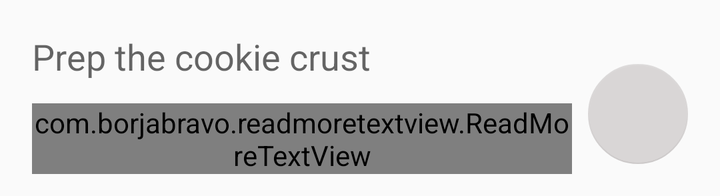
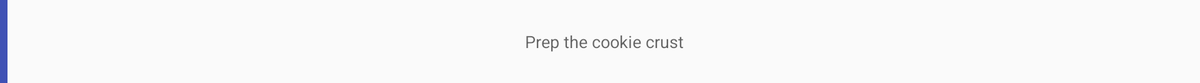

The same Android screen from two of the app's own layout files: first res/layout/ as a phone draws it, then the repository's variant for another configuration, drawn on a device whose configuration selects that folder. Both files follow.
<!-- AndroidManifest.xml: application theme AppTheme -->
<!-- res/layout/recipe_step_item.xml -->
<?xml version="1.0" encoding="utf-8"?>
<android.support.constraint.ConstraintLayout xmlns:android="http://schemas.android.com/apk/res/android"
    xmlns:app="http://schemas.android.com/apk/res-auto"
    xmlns:tools="http://schemas.android.com/tools"
    android:layout_width="match_parent"
    android:layout_height="wrap_content"
    android:layout_marginEnd="16dp"
    android:layout_marginStart="16dp"
    android:layout_marginTop="16dp"
    android:animateLayoutChanges="true">

    <TextView
        android:id="@+id/tvRecipeStepShortDescription"
        style="@style/Base.TextAppearance.AppCompat.Medium"
        android:layout_width="0dp"
        android:layout_height="wrap_content"
        app:layout_constraintEnd_toStartOf="@+id/ibRecipeStepVideo"
        app:layout_constraintStart_toStartOf="parent"
        app:layout_constraintTop_toTopOf="parent"
        tools:text="Prep the cookie crust" />

    <android.support.design.widget.FloatingActionButton
        android:id="@+id/ibRecipeStepVideo"
        android:layout_width="50dp"
        android:layout_height="50dp"
        android:layout_marginTop="16dp"
        android:layout_marginBottom="16dp"
        app:backgroundTint="#d9d6d6"
        app:elevation="0dp"
        app:fabSize="mini"
        app:layout_constraintBottom_toBottomOf="parent"
        app:layout_constraintEnd_toEndOf="parent"
        app:layout_constraintTop_toTopOf="parent"
        app:srcCompat="@drawable/video" />

    <com.borjabravo.readmoretextview.ReadMoreTextView
        android:id="@+id/tvRecipeStepLongDescription"
        android:layout_width="0dp"
        android:layout_height="wrap_content"
        android:layout_marginBottom="8dp"
        android:layout_marginEnd="8dp"
        android:layout_marginTop="8dp"
        app:colorClickableText="@color/colorAccent"
        app:layout_constraintBottom_toBottomOf="parent"
        app:layout_constraintEnd_toStartOf="@+id/ibRecipeStepVideo"
        app:layout_constraintStart_toStartOf="@+id/tvRecipeStepShortDescription"
        app:layout_constraintTop_toBottomOf="@+id/tvRecipeStepShortDescription"
        app:trimCollapsedText="@string/read_more"
        app:trimExpandedText="@string/read_less"
        app:trimLength="120"
        app:trimMode="trimModeLength" />
</android.support.constraint.ConstraintLayout>
<!-- resources referenced by this layout -->
<resources>
  <color name="colorAccent">#FF4081</color>
  <string name="read_less">Read less</string>
  <string name="read_more">Read more</string>
  <style name="AppTheme" parent="Theme.AppCompat.Light.DarkActionBar">
          
          <item name="colorPrimary">@color/colorPrimary</item>
          <item name="colorPrimaryDark">@color/colorPrimaryDark</item>
          <item name="colorAccent">@color/colorAccent</item>
      </style>
  <color name="colorPrimary">#3F51B5</color>
  <color name="colorPrimaryDark">#303F9F</color>
</resources>
<!-- res/layout-sw720dp/recipe_step_item.xml (the repository's variant of the layout above) -->
<!-- drawn on a large tablet held sideways -->
<?xml version="1.0" encoding="utf-8"?>
<LinearLayout xmlns:android="http://schemas.android.com/apk/res/android"
    android:layout_width="match_parent"
    android:layout_height="wrap_content"
    android:orientation="horizontal">

    <View
        android:id="@+id/tvRecipeStepSelectedIndicator"
        android:layout_width="8dp"
        android:layout_height="match_parent"
        android:background="@color/colorPrimary" />

    <TextView xmlns:android="http://schemas.android.com/apk/res/android"
        xmlns:app="http://schemas.android.com/apk/res-auto"
        xmlns:tools="http://schemas.android.com/tools"
        android:id="@+id/tvRecipeStepShortDescription"
        style="@style/Base.TextAppearance.AppCompat.Medium"
        android:layout_width="0dp"
        android:layout_height="wrap_content"
        android:layout_marginBottom="32dp"
        android:layout_marginEnd="16dp"
        android:layout_marginStart="16dp"
        android:layout_marginTop="32dp"
        android:gravity="center"
        app:layout_constraintEnd_toStartOf="@id/ibRecipeStepVideo"
        app:layout_constraintStart_toStartOf="parent"
        app:layout_constraintTop_toTopOf="parent"
        tools:text="Prep the cookie crust"
        android:layout_weight="1"/>

</LinearLayout>
<!-- resources referenced by the variant -->
<!-- as a large tablet held sideways resolves them -->
<resources>
  <color name="colorPrimary">#3F51B5</color>
  <style name="AppTheme" parent="Theme.AppCompat.Light.DarkActionBar">
          
          <item name="colorPrimary">@color/colorPrimary</item>
          <item name="colorPrimaryDark">@color/colorPrimaryDark</item>
          <item name="colorAccent">@color/colorAccent</item>
      </style>
  <color name="colorPrimaryDark">#303F9F</color>
  <color name="colorAccent">#FF4081</color>
</resources>
